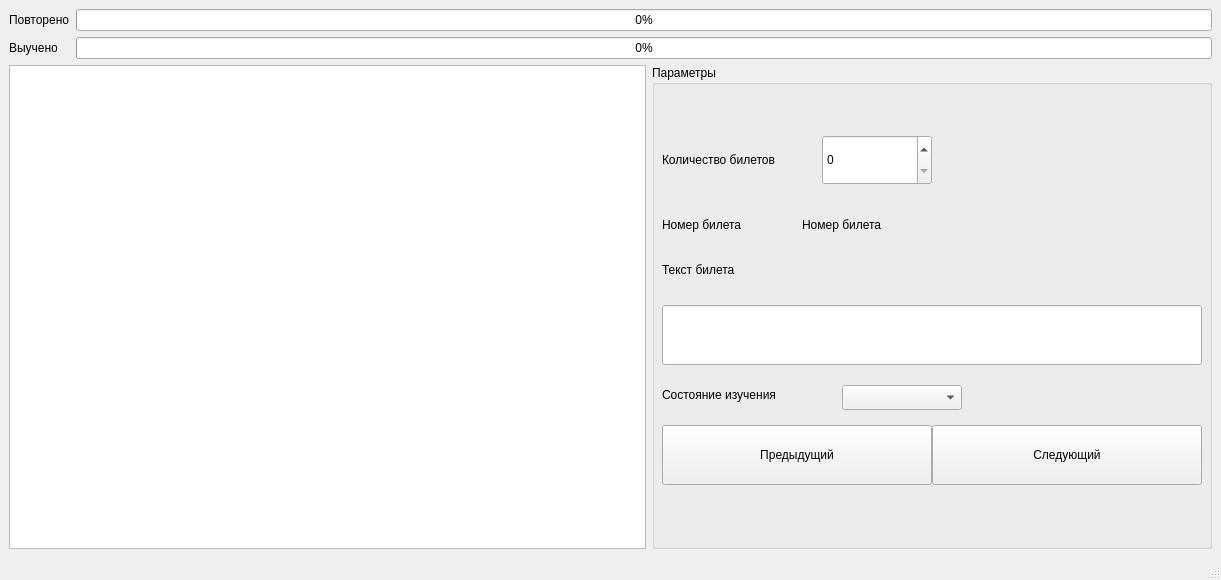
<?xml version="1.0" encoding="UTF-8"?>
<ui version="4.0">
 <class>MainWindow</class>
 <widget class="QMainWindow" name="MainWindow">
  <property name="geometry">
   <rect>
    <x>0</x>
    <y>0</y>
    <width>1221</width>
    <height>580</height>
   </rect>
  </property>
  <property name="windowTitle">
   <string>MainWindow</string>
  </property>
  <widget class="QWidget" name="centralwidget">
   <layout class="QVBoxLayout" name="verticalLayout_6">
    <item>
     <layout class="QVBoxLayout" name="verticalLayout_5">
      <item>
       <layout class="QHBoxLayout" name="horizontalLayout_5">
        <item>
         <layout class="QVBoxLayout" name="verticalLayout_4">
          <item>
           <widget class="QLabel" name="label_3">
            <property name="text">
             <string>Повторено</string>
            </property>
           </widget>
          </item>
          <item>
           <widget class="QLabel" name="label_4">
            <property name="text">
             <string>Выучено</string>
            </property>
           </widget>
          </item>
         </layout>
        </item>
        <item>
         <layout class="QVBoxLayout" name="verticalLayout">
          <item>
           <widget class="QProgressBar" name="progressBar">
            <property name="value">
             <number>0</number>
            </property>
           </widget>
          </item>
          <item>
           <widget class="QProgressBar" name="progressBar_2">
            <property name="value">
             <number>0</number>
            </property>
           </widget>
          </item>
         </layout>
        </item>
       </layout>
      </item>
      <item>
       <layout class="QHBoxLayout" name="horizontalLayout_4">
        <item>
         <widget class="QListWidget" name="listWidgetItem"/>
        </item>
        <item>
         <widget class="QGroupBox" name="groupBox">
          <property name="minimumSize">
           <size>
            <width>560</width>
            <height>420</height>
           </size>
          </property>
          <property name="title">
           <string>Параметры</string>
          </property>
          <widget class="QSpinBox" name="spinBox">
           <property name="geometry">
            <rect>
             <x>170</x>
             <y>70</y>
             <width>110</width>
             <height>50</height>
            </rect>
           </property>
          </widget>
          <widget class="QLabel" name="label_5">
           <property name="geometry">
            <rect>
             <x>10</x>
             <y>70</y>
             <width>140</width>
             <height>50</height>
            </rect>
           </property>
           <property name="text">
            <string>Количество билетов</string>
           </property>
          </widget>
          <widget class="QLabel" name="label_2">
           <property name="geometry">
            <rect>
             <x>150</x>
             <y>150</y>
             <width>100</width>
             <height>20</height>
            </rect>
           </property>
           <property name="text">
            <string>Номер билета</string>
           </property>
          </widget>
          <widget class="QLabel" name="label">
           <property name="geometry">
            <rect>
             <x>10</x>
             <y>180</y>
             <width>450</width>
             <height>50</height>
            </rect>
           </property>
           <property name="text">
            <string>Текст билета</string>
           </property>
          </widget>
          <widget class="QLineEdit" name="lineEdit">
           <property name="geometry">
            <rect>
             <x>10</x>
             <y>240</y>
             <width>540</width>
             <height>60</height>
            </rect>
           </property>
          </widget>
          <widget class="QPushButton" name="pushButton">
           <property name="geometry">
            <rect>
             <x>280</x>
             <y>360</y>
             <width>270</width>
             <height>60</height>
            </rect>
           </property>
           <property name="text">
            <string>Следующий</string>
           </property>
          </widget>
          <widget class="QPushButton" name="pushButton_2">
           <property name="geometry">
            <rect>
             <x>10</x>
             <y>360</y>
             <width>270</width>
             <height>60</height>
            </rect>
           </property>
           <property name="text">
            <string>Предыдущий</string>
           </property>
          </widget>
          <widget class="QComboBox" name="comboBox">
           <property name="geometry">
            <rect>
             <x>190</x>
             <y>320</y>
             <width>120</width>
             <height>25</height>
            </rect>
           </property>
          </widget>
          <widget class="QLabel" name="label_6">
           <property name="geometry">
            <rect>
             <x>10</x>
             <y>150</y>
             <width>100</width>
             <height>20</height>
            </rect>
           </property>
           <property name="text">
            <string>Номер билета</string>
           </property>
          </widget>
          <widget class="QLabel" name="label_7">
           <property name="geometry">
            <rect>
             <x>10</x>
             <y>320</y>
             <width>150</width>
             <height>20</height>
            </rect>
           </property>
           <property name="text">
            <string>Состояние изучения</string>
           </property>
          </widget>
         </widget>
        </item>
       </layout>
      </item>
     </layout>
    </item>
   </layout>
  </widget>
  <widget class="QMenuBar" name="menubar">
   <property name="geometry">
    <rect>
     <x>0</x>
     <y>0</y>
     <width>1221</width>
     <height>26</height>
    </rect>
   </property>
  </widget>
  <widget class="QStatusBar" name="statusbar"/>
 </widget>
 <resources/>
 <connections/>
</ui>
